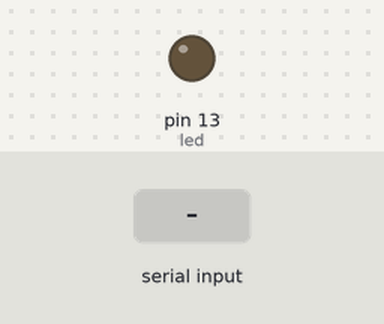
Recording of a sketch running on a simulated Arduino Uno, built with avr-gcc and run on an emulated ATmega328P. Shown: output pins drawn as LEDs (lit = HIGH). Dashed ring = blinking. The inputs (shaded band) are chosen by the test bench.

Above: at 1.2 s.
1.3 s: "2" received over Serial
At 1.6 s:
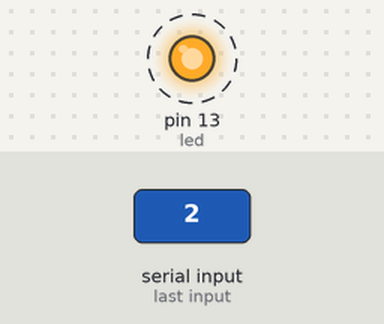
4.3 s: "1" received over Serial
Timing chart, 0 to 7.8 s (numbered marks = the images above; inputs shaded):
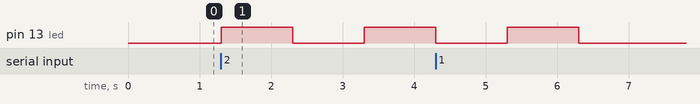

Measured:
- after the input at 1.3 s, pin 13 (led): LOW → HIGH at once, → LOW 1.0 s later, → HIGH 1.0 s later

The sketch:

7A_EncenderSerialNumerico.ino
```cpp
int option;
int led = 13;

void setup(){
  Serial.begin(9600);
  pinMode(led, OUTPUT);
}

void loop(){
  //si existe información pendiente
  if (Serial.available()>0){
    //leeemos la opcion
    char option = Serial.read();
    //si la opcion esta entre '1' y '9'
    if (option >= '1' && option <= '9')
    {
      //restamos el valor '0' para obtener el numeroenviado
      option -= '0';
      for(int i=0;i<option;i++){ //parpadea segun el numero de veces enviado
         digitalWrite(led, HIGH);
         delay(1000);
         digitalWrite(led, LOW);
         delay(1000);
      }
    }
  }
}
```
